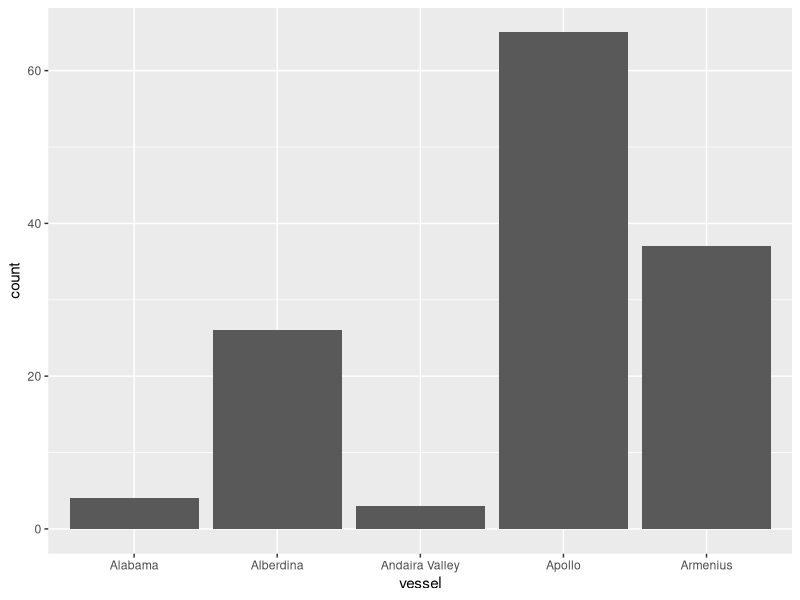
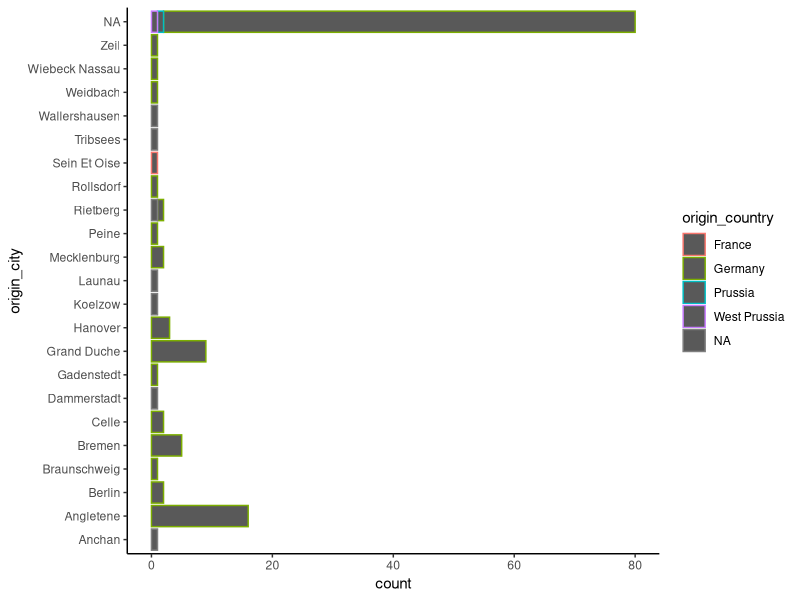
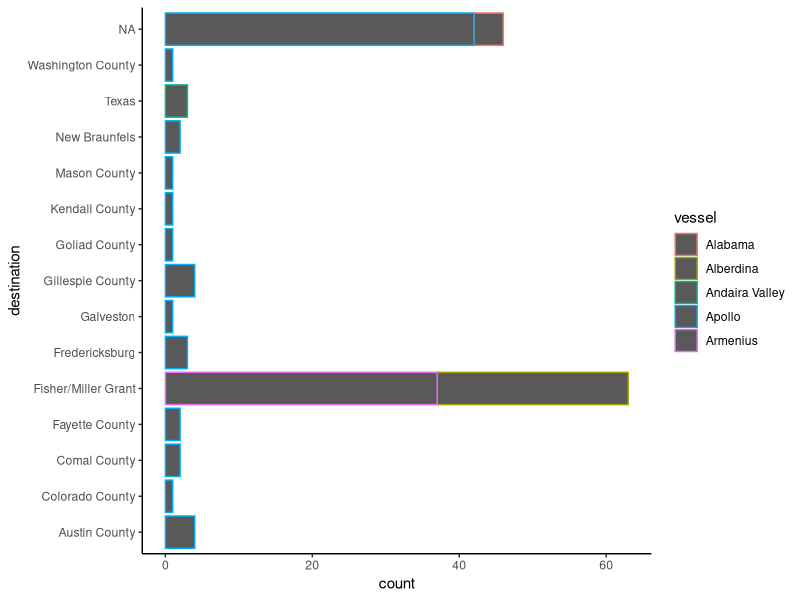
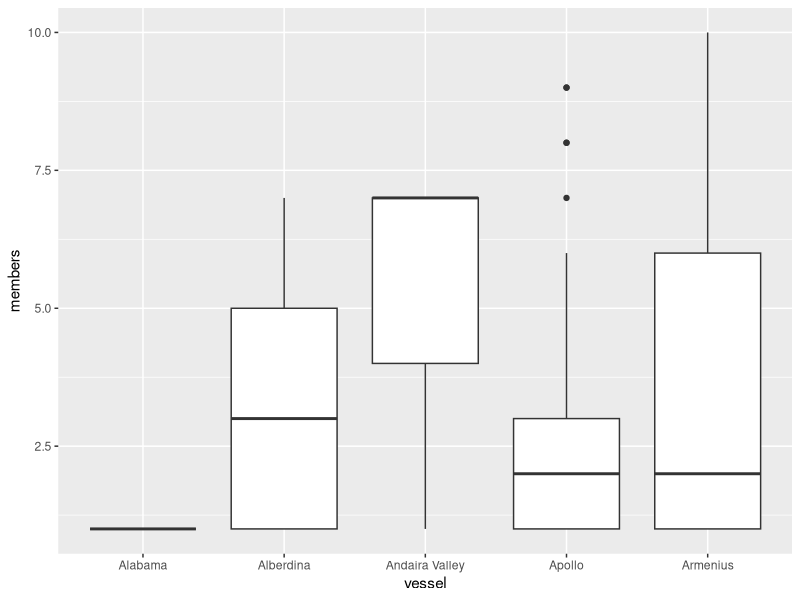
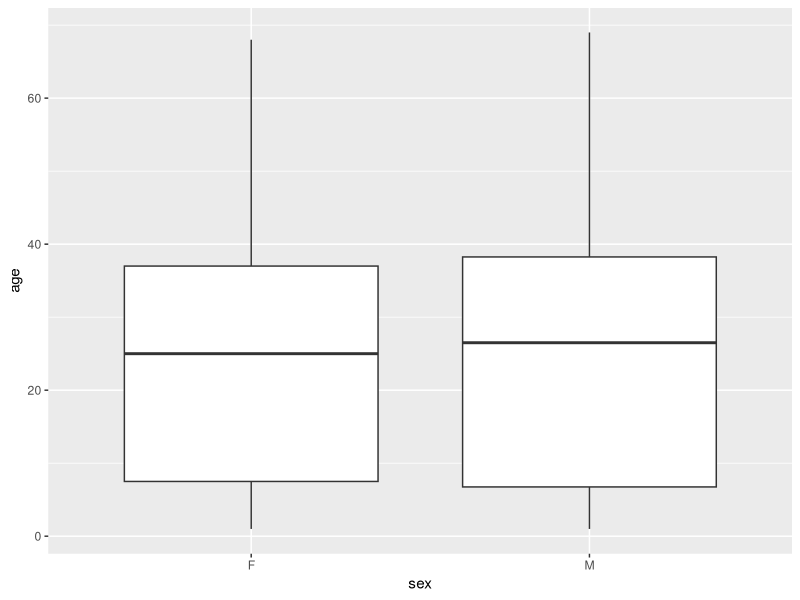
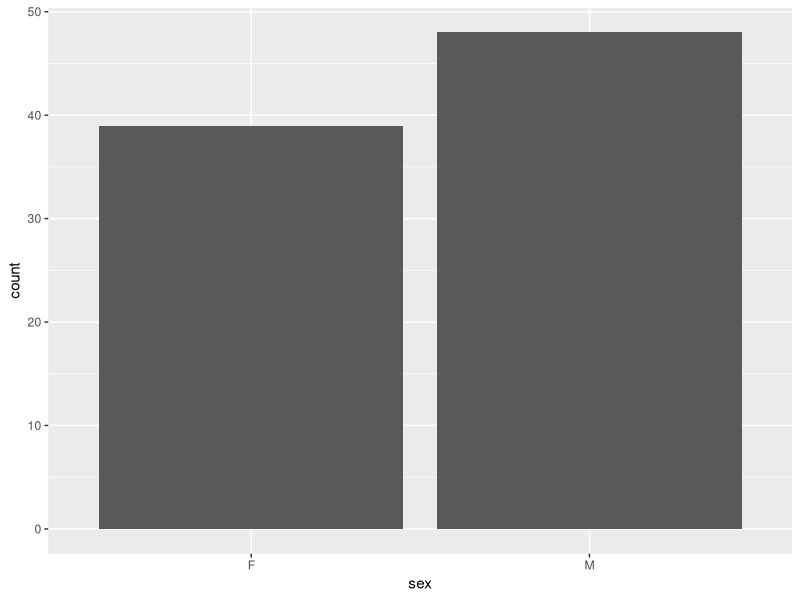

The R source for these figures, in order:
## ---- chunk 1
knitr::opts_chunk$set(echo = TRUE)
library(tidyverse)
library(dplyr)
immigration_data <- read_csv("1845_immigration_data.csv")
## ---- chunk 2
# Background: (http://ghf.destinationnext.com/immigration/Search.aspx) This data is taken from immigration records at the Port of Galveston, TX. These records have been digitized by the Galveston Historical Society from microfilm at NARA for community members to conduct genealogy research and find their family origins. The data cannot be downloaded from the site and is not in a format that I can't figure out how to scrape so I've been transcribing by hand. Its a slow process, but I hope to eventually capture all the records from at least 3 years for analysis and use this as a basis for my final project.

#As part of an effort to colonize the Republic Texas, in 1844 a land grant totaling over 5,000 square miles was sold to a German colonization company, Adelsverein. Following this deal, a wave of German immigrants immigrated to Texas. The database includes names of passengers and members of their traveling parties, age, gender, occupation, country of origin, ship name, dates of departure and arrival, and destination in the United States. I hope to examine this data to determine broader trends in this migration: Who came to Texas? Were they from the same area of Germany? Did trends in this migration change over time? 

#Note: My data is in two parts, linked by family ID-- immigration_data has information on geographical information, and immigration_family has information demographical information. So far, I've just transcribed family data for one ship.

## ---- chunk 3
print(immigration_data)
nrow(immigration_data)
ncol(immigration_data)
str(immigration_data)
## ---- chunk 4
#Exploring immigration_family

immigration_family <- read_csv("immigration_family.csv")

print(immigration_family)
nrow(immigration_family)
ncol(immigration_family)
str(immigration_family)
## ---- chunk 5
library(dplyr)

#How many people were involved?

immigration_data %>% 
  ggplot(aes(x=vessel))+
  geom_bar()
  

## ---- chunk 6
#Where did these people come from?

immigration_data %>% 
  select(origin_city, origin_country) %>% 
  ggplot(aes(x=origin_city, color=origin_country)) + 
  geom_bar() +
  coord_flip()+
  theme_classic()

#This is interesting because I assumed most people would be from Germany and one person lists their origin as France. I'm also not an expert on this time period, so I would need to investigate further the division between Germany/Prussia at this time (1845).
## ---- chunk 7
#I'm also interested in seeing where families were headed-- This database only records immigrants who sailed directly from Bremen to Galveston so they all seem to have a final destination in Texas. 

immigration_data %>% 
  ggplot(aes(x=destination, color=vessel)) + 
  geom_bar() +
  coord_flip()+
  theme_classic()

#I found this interesting-- everyone on the Armenius and Alberdina stated they were headed to the Fisher-Miller Grant, while on the Apollo people listed a variety of destinations.

## ---- chunk 8
#Records are grouped by family. What was the average family size to come to Galveston? I'm curious whether it was entire families moving or single men looking for work.

immigration_data %>% 
  ggplot()+
  geom_boxplot(aes(x=vessel, y=members))

## ---- chunk 9

#Here I'm looking at age distribution by gender 
immigration_family %>% 
  group_by(family_id) %>% 
  ggplot()+
  geom_boxplot(aes(x=sex, y=age))

#and gender distribution by itself 
immigration_family %>% 
  ggplot()+
  geom_bar(aes(x=sex))

## ---- chunk 10
immigration_data %>% 
  left_join(immigration_family, by = "family_id")

## ---- chunk 11
#So far, my biggest limitations in my data appear to be the high number of missing values and the small number of observations I've recorded. In order to see how some of these variables have changed over time I'll need to have more records from years other than 1845. Overall, I'm satisfied that this data is in a format that will allow me to answer the types of questions I want to explore.


